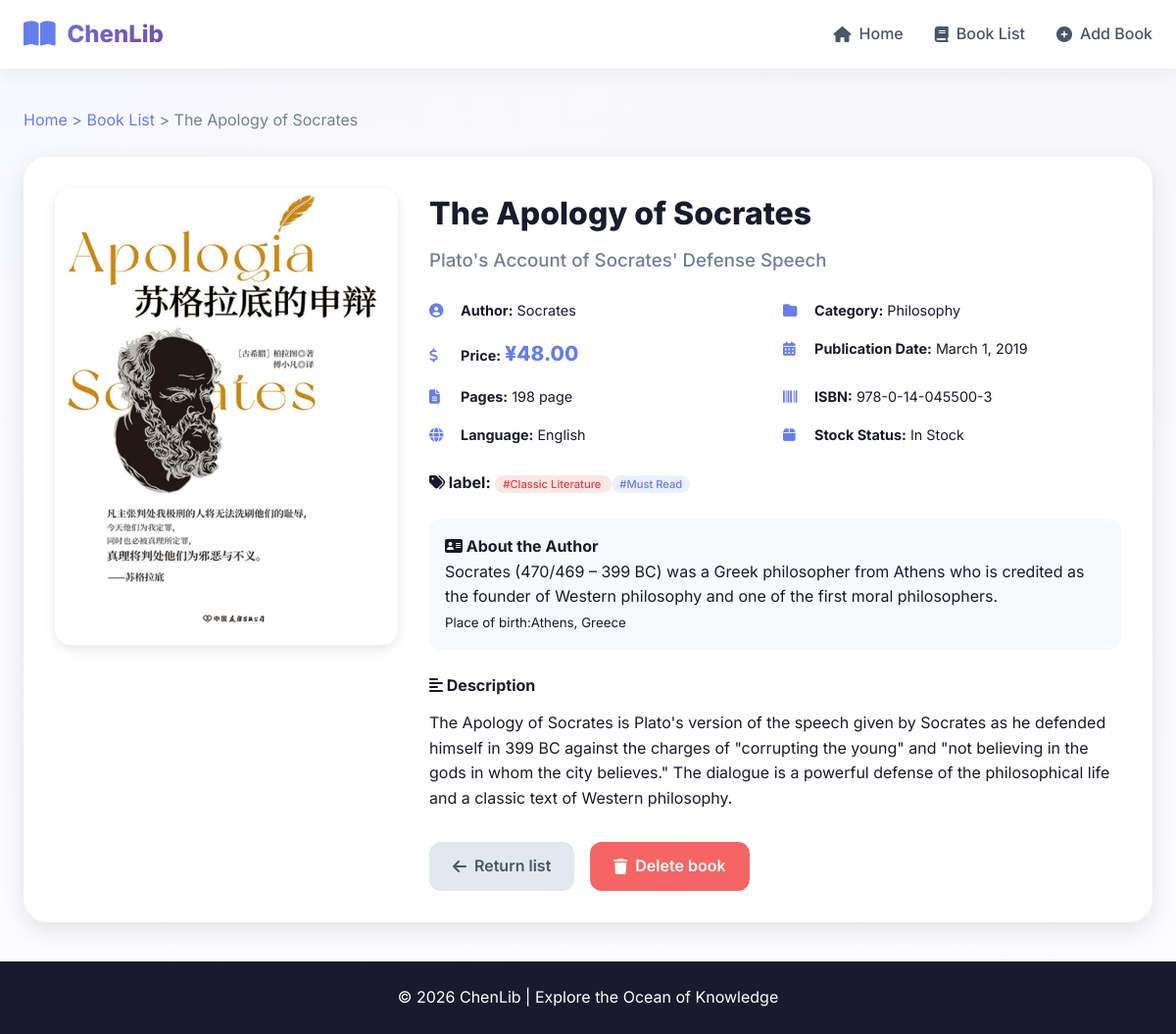
The app's page /books/15/ with its own data.
### books/models.py (models this page shows, shortened)
class Book(models.Model):
    title = models.CharField('Title', max_length=200)
    subtitle = models.CharField('Subtitle', max_length=200, blank=True)
    isbn = models.CharField('ISBN', max_length=13, unique=False, blank=True, null=True)
    price = models.DecimalField('Price', max_digits=8, decimal_places=2,
                                 validators=[MinValueValidator(0)])
    pages = models.IntegerField('Pages', validators=[MinValueValidator(1)], default=100)
    publication_date = models.DateField('Publication date', default=date.today)
    is_bestseller = models.BooleanField('Bestseller', default=False)
    is_in_stock = models.BooleanField('In stock', default=True)
    class Language(models.TextChoices):
        CHINESE = 'ZH', 'Chinese'
        ENGLISH = 'EN', 'English'
        JAPANESE = 'RU', 'Russian'
        OTHER = 'OT', '其他'
    language = models.CharField('Language', max_length=2, choices=Language.choices, default=Language.CHINESE)
    description = models.TextField('Book introduction', blank=True)
    cover_image = models.ImageField('Cover image', upload_to='covers/', blank=True, null=True)
    category = models.ForeignKey(Category, on_delete=models.SET_NULL, null=True,
                                 related_name='books', verbose_name='Category')
    author = models.ForeignKey(Author, on_delete=models.SET_NULL, null=True,
                               related_name='books', verbose_name='Author')
    tags = models.ManyToManyField(Tag, blank=True, related_name='books', verbose_name='Tags')
    class Meta:
        verbose_name = 'books'
        verbose_name_plural = 'books'
        ordering = ['-publication_date']
        constraints = [
            models.UniqueConstraint(
                fields=['isbn'],
                condition=models.Q(isbn__isnull=False),
                name='unique_isbn_not_null'
            )
        ]

class Author(models.Model):
    class Gender(models.TextChoices):
        MALE = 'M', 'male'
        FEMALE = 'F', 'female'
        OTHER = 'O', 'other'
    name = models.CharField('name', max_length=50)
    gender = models.CharField('gender', max_length=1, choices=Gender.choices, default=Gender.OTHER)
    birth_date = models.DateField('Date of birth', null=True, blank=True)
    nationality = models.CharField('nationality', max_length=50, blank=True)
    profile = models.OneToOneField(AuthorProfile, on_delete=models.CASCADE,
                                   verbose_name='Author profile', null=True, blank=True, related_name='author')
    class Meta:
        verbose_name = 'Author'
        verbose_name_plural = 'Author'
        ordering = ['name']

class Category(models.Model):
    name = models.CharField('Category Name', max_length=50, unique=True)
    description = models.TextField('Description', blank=True)
    created_at = models.DateTimeField('Creation time', auto_now_add=True)
    class Meta:
        verbose_name = 'Category'
        verbose_name_plural = 'Categories'
        ordering = ['name']

class Tag(models.Model):
    name = models.CharField('The name of the tag', max_length=30, unique=True)
    color = models.CharField('The color of the label', max_length=7, default='#6c5ce7')
    class Meta:
        verbose_name = 'Tag'
        verbose_name_plural = 'Tag'
        ordering = ['name']

class AuthorProfile(models.Model):
    bio = models.TextField('Personal profile', blank=True)
    birth_place = models.CharField('Place of birth', max_length=100, blank=True)
    website = models.URLField('Personal website', blank=True)
    email = models.EmailField('E-mail', blank=True)
    class Meta:
        verbose_name = 'Author profile'
        verbose_name_plural = 'Author profile'

### books/views.py (the view)
# urls.py: path('books/<int:id>/', views.book_detail, name='book_detail'),
def book_detail(request, id):
    book = get_object_or_404(
        Book.objects.select_related('category', 'author', 'author__profile'),
        id=id
    )
    context = {'book': book}
    return render(request, 'books/book_detail.html', context)

### books/templates/books/book_detail.html (shortened to what this page needs)
{% extends 'books/base.html' %}
{% load static %}
{% block content %}
<div class="container">
    <div class="detail-container">
        <div class="detail-breadcrumb">
            <a href="{% url 'books:home' %}">Home</a> &gt;
            <a href="{% url 'books:book_list' %}">Book List</a> &gt;
            <span>{{ book.title }}</span>
        </div>
        <div class="detail-card">
            <div class="detail-grid">
                <div class="detail-cover">
                    {% if book.cover_image %}
                    <img src="{{ book.cover_image.url }}" alt="{{ book.title }}">
                    {% else %}
                    <div class="detail-cover-placeholder">
                        <i class="fas fa-book"></i>
                    </div>
                    {% endif %}
                </div>
                <div class="detail-info">
                    <h1 class="detail-title">{{ book.title }}</h1>
                    {% if book.subtitle %}
                    <h3 class="detail-subtitle">{{ book.subtitle }}</h3>
                    {% endif %}
                    <div class="detail-meta-grid">
                        <div class="meta-item">
                            <i class="fas fa-user-circle"></i>
                            <strong>Author:</strong>
                            <span>{{ book.author.name|default:"Not provided" }}</span>
                        </div>
                        <div class="meta-item">
                            <i class="fas fa-folder"></i>
                            <strong>Category:</strong>
                            <span>{{ book.category.name|default:"Uncategorized" }}</span>
                        </div>
                        <div class="meta-item">
                            <i class="fas fa-dollar-sign"></i>
                            <strong>Price:</strong>
                            <span class="price-highlight">¥{{ book.price }}</span>
                        </div>
                        <div class="meta-item">
                            <i class="fas fa-calendar-alt"></i>
                            <strong>Publication Date:</strong>
                            <span>{{ book.publication_date }}</span>
                        </div>
                        <div class="meta-item">
                            <i class="fas fa-file-alt"></i>
                            <strong>Pages:</strong>
                            <span>{{ book.pages }} page</span>
                        </div>
                        <div class="meta-item">
                            <i class="fas fa-barcode"></i>
                            <strong>ISBN:</strong>
                            <span>{{ book.isbn|default:"Not provided" }}</span>
                        </div>
                        <div class="meta-item">
                            <i class="fas fa-globe"></i>
                            <strong>Language:</strong>
                            <span>{{ book.get_language_display }}</span>
                        </div>
                        <div class="meta-item">
                            <i class="fas fa-box"></i>
                            <strong>Stock Status:</strong>
                            <span class="{% if book.is_in_stock %}status-in{% else %}status-out{% endif %}">
                                {% if book.is_in_stock %}In Stock{% else %}Out of Stock{% endif %}
                            </span>
                        </div>
                    </div>
                    {% if book.tags.all %}
                    <div class="detail-tags">
                        <strong><i class="fas fa-tags"></i> label:</strong>
                        {% for tag in book.tags.all %}
                        <span class="tag" style="background-color: {{ tag.color }}20; color: {{ tag.color }}">
                            #{{ tag.name }}
                        </span>
                        {% endfor %}
                    </div>
                    {% endif %}
                    {% if book.author and book.author.profile %}
                    <div class="detail-author-section">
                        <h4><i class="fas fa-address-card"></i> About the Author</h4>
                        <p>{{ book.author.profile.bio|default:"No introduction" }}</p>
                        {% if book.author.profile.birth_place %}
                        <p><small>Place of birth:{{ book.author.profile.birth_place }}</small></p>
                        {% endif %}
                    </div>
                    {% endif %}
                    <div class="detail-description">
                        <h4><i class="fas fa-align-left"></i> Description</h4>
                        <p>{{ book.description|default:"No introduction information"|linebreaks }}</p>
                    </div>
                    <div class="detail-actions">
                        <a href="{% url 'books:book_list' %}" class="btn btn-secondary">
                            <i class="fas fa-arrow-left"></i> Return list
                        </a>
                        <a href="{% url 'books:book_delete' book.id %}" class="btn btn-danger">
                            <i class="fas fa-trash"></i> Delete book
                        </a>
                    </div>
                </div>
            </div>
        </div>
    </div>
</div>
{% endblock %}

### static/css/style.css (style rules this page uses)
* { margin: 0; padding: 0; box-sizing: border-box; }
body { font-family: 'Inter', -apple-system, BlinkMacSystemFont, sans-serif; background: linear-gradient(135deg, #667eea 0%, #764ba2 100%); min-height: 100vh; color: #1a1a2e; line-height: 1.6; }
.container { max-width: 1280px; margin: 0 auto; padding: 0 24px; width: 100%; }
.btn { display: inline-flex; align-items: center; gap: 8px; padding: 12px 24px; border-radius: 12px; text-decoration: none; font-weight: 600; transition: all 0.3s ease; border: none; cursor: pointer; font-size: 1rem; }
.btn-secondary { background: #e2e8f0; color: #4a5568; }
.btn-danger { background: #f56565; color: white; }
.tag { font-size: 0.7rem; padding: 2px 8px; border-radius: 12px; font-weight: 500; }
.detail-container { padding: 40px 0; }
.detail-breadcrumb { margin-bottom: 24px; color: #718096; }
.detail-breadcrumb a { color: #667eea; text-decoration: none; }
.detail-card { background: white; border-radius: 24px; overflow: hidden; box-shadow: 0 8px 24px rgba(0,0,0,0.1); }
.detail-grid { display: grid; grid-template-columns: 350px 1fr; gap: 32px; padding: 32px; }
.detail-cover img { width: 100%; border-radius: 16px; box-shadow: 0 4px 12px rgba(0,0,0,0.1); }
.detail-title { font-size: 2rem; font-weight: 800; margin-bottom: 8px; }
.detail-subtitle { color: #718096; margin-bottom: 24px; font-weight: 500; }
.detail-meta-grid { display: grid; grid-template-columns: repeat(2, 1fr); gap: 16px; margin-bottom: 24px; }
.meta-item { font-size: 0.9rem; }
.meta-item i { width: 20px; color: #667eea; margin-right: 8px; }
.price-highlight { font-size: 1.3rem; font-weight: 800; color: #667eea; }
.detail-tags { margin-bottom: 24px; }
.detail-author-section { background: #f7fafc; padding: 16px; border-radius: 12px; margin-bottom: 24px; }
.detail-description { margin-bottom: 32px; }
.detail-description h4 { margin-bottom: 12px; }
.detail-actions { display: flex; gap: 16px; }

### records on screen
Book: title "The Apology of Socrates", cover_image (picture), subtitle "Plato's Account of Socrates' Defense Speech", author.name "Socrates", category.name "Philosophy", price "48.00", publication_date "March 1, 2019", pages "198", isbn "978-0-14-045500-3", language "English", author.profile.bio "Socrates (470/469 – 399 BC) was a Greek philosopher from Athens who is credited as the founder of Western philosophy and one of the first moral philosophers.", author.profile.birth_place "Athens, Greece", description "The Apology of Socrates is Plato's version of the speech given by Socrates as he defended himself in 399 BC against the charges of \"corrupting the young\" and \"not believing in the gods in whom the city believes.\" The dialogue is a powerful defense of the philosophical life and a classic text of Western philosophy."
Tag: name "Classic Literature"
Tag: name "Must Read"
